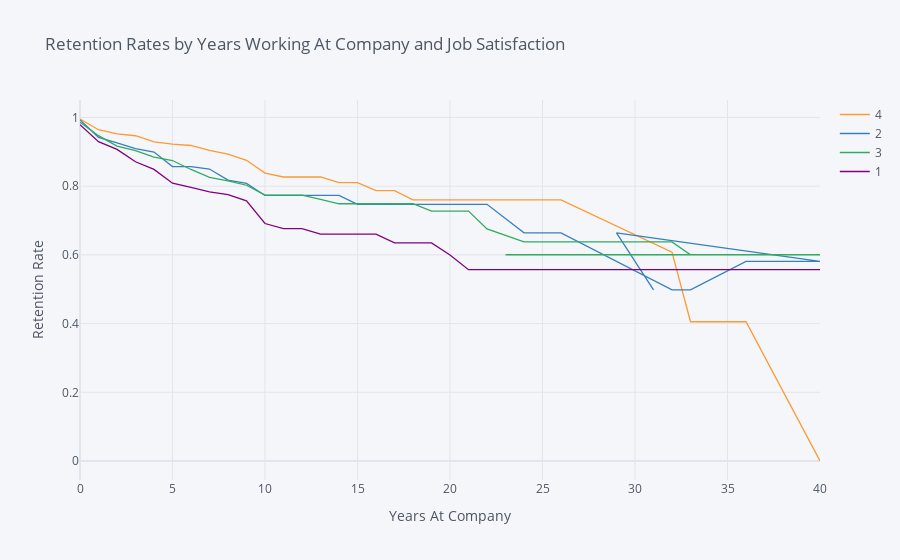

The cell this chart's notebook holds for it:
### Markdown cell above
## 6. Let's find out how job satisfaction affects retention rates. Generate and plot survival curves for each level of job satisfaction by number of years at the company.

### Code cell
rates = survival(data, 'JobSatisfaction', 'YearsAtCompany', 'Attrition')

rates.iplot(kind='line', xTitle='Years At Company', yTitle='Retention Rate',
            title='Retention Rates by Years Working At Company and Job Satisfaction')

### Figure 1 — Plotly figure (JSON) as saved in the notebook; plotly's stock layout.template omitted (floating-point values rounded to 4 significant figures)
{"data": [{"line": {"color": "rgba(255, 153, 51, 1.0)", "dash": "solid", "shape": "linear", "width": 1.3}, "mode": "lines", "name": "4", "text": "", "type": "scatter", "x": [0, 1, 2, 3, 4, 5, 6, 7, 8, 9, 10, 11, 12, 13, 14, 15, 16, 17, 18, 19, 20, 21, 22, 24, 25, 26, 32, 33, 36, 40, 29, 31, 23, 27, 30, 37, 34], "y": [0.9956, 0.9645, 0.9523, 0.9469, 0.929, 0.9226, 0.9185, 0.9043, 0.8933, 0.8754, 0.838, 0.8268, 0.8268, 0.8268, 0.8103, 0.8103, 0.7872, 0.7872, 0.76, 0.76, 0.76, 0.76, 0.76, 0.76, 0.76, 0.76, 0.608, 0.4053, 0.4053, 0, "", "", "", "", "", "", ""]}, {"line": {"color": "rgba(55, 128, 191, 1.0)", "dash": "solid", "shape": "linear", "width": 1.3}, "mode": "lines", "name": "2", "text": "", "type": "scatter", "x": [0, 1, 2, 3, 4, 5, 6, 7, 8, 9, 10, 11, 12, 13, 14, 15, 16, 17, 18, 19, 20, 21, 22, 24, 25, 26, 32, 33, 36, 40, 29, 31, 23, 27, 30, 37, 34], "y": [0.9929, 0.9423, 0.9263, 0.9091, 0.8996, 0.8573, 0.8573, 0.85, 0.8179, 0.8083, 0.7731, 0.7731, 0.7731, 0.7731, 0.7731, 0.7474, 0.7474, 0.7474, 0.7474, 0.7474, 0.7474, 0.7474, 0.7474, 0.6643, 0.6643, 0.6643, 0.4983, 0.4983, 0.5813, 0.5813, 0.6643, 0.4983, "", "", "", "", ""]}, {"line": {"color": "rgba(50, 171, 96, 1.0)", "dash": "solid", "shape": "linear", "width": 1.3}, "mode": "lines", "name": "3", "text": "", "type": "scatter", "x": [0, 1, 2, 3, 4, 5, 6, 7, 8, 9, 10, 11, 12, 13, 14, 15, 16, 17, 18, 19, 20, 21, 22, 24, 25, 26, 32, 33, 36, 40, 29, 31, 23, 27, 30, 37, 34], "y": [0.9864, 0.9471, 0.917, 0.9033, 0.8849, 0.8748, 0.8487, 0.8259, 0.8157, 0.8028, 0.7739, 0.7739, 0.7739, 0.7618, 0.7489, 0.7489, 0.7489, 0.7489, 0.7489, 0.7275, 0.7275, 0.7275, 0.6755, 0.638, 0.638, 0.638, 0.638, 0.6005, 0.6005, 0.6005, 0.6005, 0.6005, 0.6005, 0.6005, 0.6005, 0.6005, ""]}, {"line": {"color": "rgba(128, 0, 128, 1.0)", "dash": "solid", "shape": "linear", "width": 1.3}, "mode": "lines", "name": "1", "text": "", "type": "scatter", "x": [0, 1, 2, 3, 4, 5, 6, 7, 8, 9, 10, 11, 12, 13, 14, 15, 16, 17, 18, 19, 20, 21, 22, 24, 25, 26, 32, 33, 36, 40, 29, 31, 23, 27, 30, 37, 34], "y": [0.9792, 0.9297, 0.9071, 0.8711, 0.8489, 0.8087, 0.7965, 0.7833, 0.7752, 0.7572, 0.6913, 0.6766, 0.6766, 0.6605, 0.6605, 0.6605, 0.6605, 0.6351, 0.6351, 0.6351, 0.5998, 0.557, 0.557, 0.557, 0.557, 0.557, 0.557, 0.557, 0.557, 0.557, 0.557, 0.557, 0.557, 0.557, 0.557, 0.557, 0.557]}], "layout": {"autosize": true, "legend": {"bgcolor": "#F5F6F9", "font": {"color": "#4D5663"}}, "paper_bgcolor": "#F5F6F9", "plot_bgcolor": "#F5F6F9", "title": {"font": {"color": "#4D5663"}, "text": "Retention Rates by Years Working At Company and Job Satisfaction"}, "xaxis": {"autorange": true, "gridcolor": "#E1E5ED", "range": [0, 40], "showgrid": true, "tickfont": {"color": "#4D5663"}, "title": {"font": {"color": "#4D5663"}, "text": "Years At Company"}, "type": "linear", "zerolinecolor": "#E1E5ED"}, "yaxis": {"autorange": true, "gridcolor": "#E1E5ED", "range": [-0.05531, 1.051], "showgrid": true, "tickfont": {"color": "#4D5663"}, "title": {"font": {"color": "#4D5663"}, "text": "Retention Rate"}, "type": "linear", "zerolinecolor": "#E1E5ED"}}}
